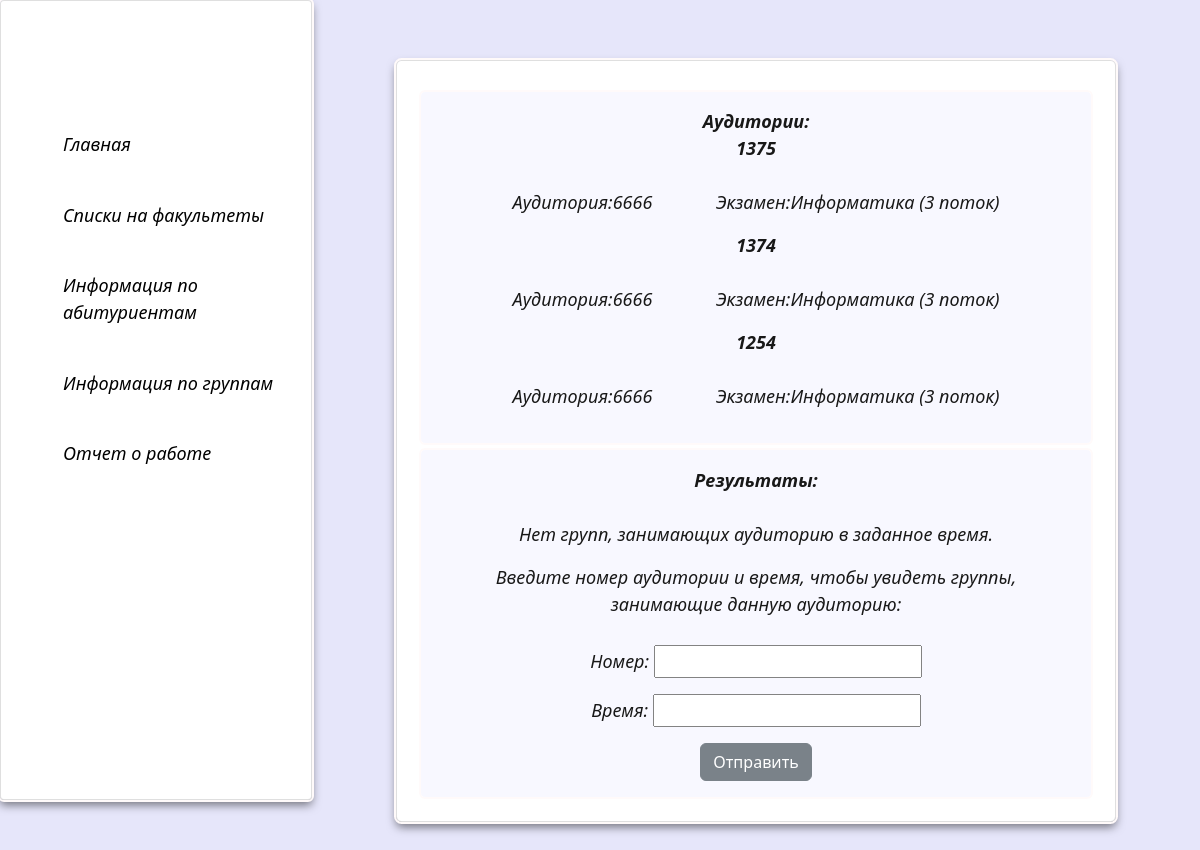
Before: /classrooms with the older database file.
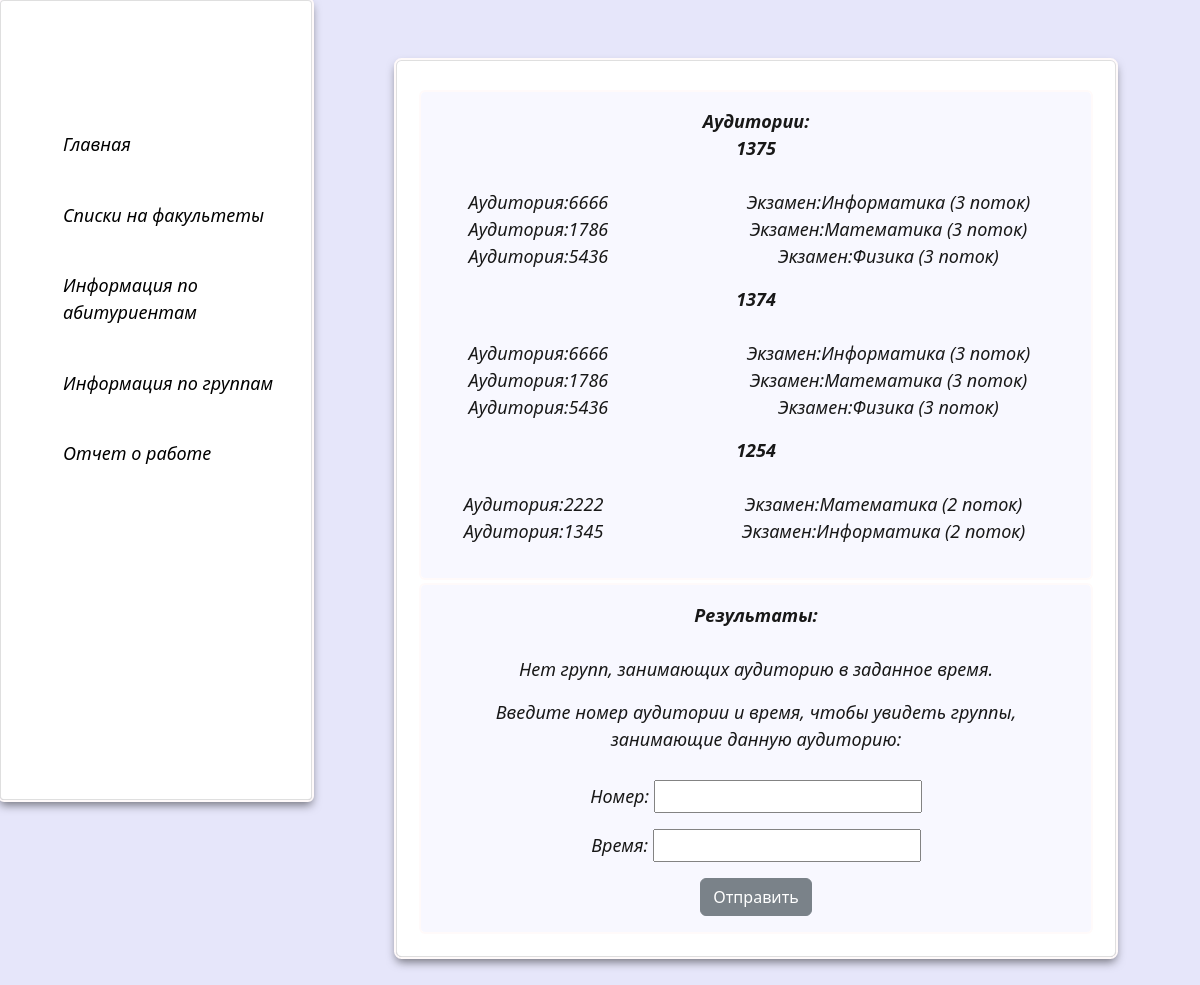
After: the same page with the newer database file.
### main/models.py (models this page shows, shortened)
class group(models.Model):
    group_num = models.PositiveIntegerField('Номер группы')
    flow_id = models.ForeignKey('flow', on_delete=models.PROTECT, default=1, verbose_name='Поток')
    def __str__(self):
        return str(self.group_num)
    class Meta:
        verbose_name = 'Группа'
        verbose_name_plural = 'Группы'

class exam(models.Model):
    subject_id = models.ForeignKey('subject', on_delete=models.PROTECT, default=1, verbose_name='ID предмета')
    flow_id = models.ForeignKey('flow', on_delete=models.PROTECT, default=1, verbose_name='Поток')
    classroom = models.PositiveSmallIntegerField('Аудитория', default=0)
    exam_date = models.DateTimeField('Дата экзамена')
    consult_date = models.DateTimeField('Дата консультации')
    def __str__(self):
        return f'{self.subject_id.name} ({self.flow_id} поток)'
    class Meta:
        verbose_name = 'Экзамен'
        verbose_name_plural = 'Экзамены'

class subject(models.Model):
    name = models.CharField('Название', max_length=50)
    class Meta:
        verbose_name = 'Предмет'
        verbose_name_plural = 'Предметы'

class flow(models.Model):
    flow_num = models.PositiveIntegerField('Номер потока')
    def __str__(self):
        return str(self.flow_num)
    class Meta:
        verbose_name = 'Поток'
        verbose_name_plural = 'Потоки'

### main/views.py (the view)
# urls.py: path('classrooms',views.classrooms,name='classrooms'),
def classrooms(request):
    groups = group.objects.all()
    classrooms = []
    for el in groups:
        classroom = []
        the_exam = exam.objects.filter(flow_id=el.flow_id.id)
        for exam_instance in the_exam:
            room = exam_instance.classroom
            classroom.append(room)
        classrooms.append({'group': el, 'exam': the_exam, 'room':classroom})
    if request.method == 'POST':
        form = GroupForm(request.POST)
        if form.is_valid():
            room_number = form.cleaned_data['room_number']
            time = form.cleaned_data['time']
            time_plus_2_hours = time + timedelta(hours=2)
            groups_all = group.objects.all()
            groups = []
            for el in groups_all:
                exams = exam.objects.filter(flow_id=el.flow_id.id).filter(classroom=room_number).filter(
                    Q(exam_date__gt=time, exam_date__lt=time_plus_2_hours) |
                    Q(consult_date__gt=time, consult_date__lt=time_plus_2_hours))
                if len(exams) > 0:
                    groups.append({'group': el, 'exam_date': exams})
            return render(request, 'main/classrooms.html', {'classrooms': classrooms,'groups': groups, 'form': form})
    else:
        form = GroupForm()
    groups = []
    return render(request, 'main/classrooms.html', {'classrooms': classrooms,'groups': groups, 'form': form})

### main/forms.py
class GroupForm(Form):
    room_number = CharField(max_length=50,label='Номер')
    time = DateTimeField(label='Время')

### main/templates/main/classrooms.html (shortened to what this page needs)
{% extends 'main/sample.html' %}
{% block content%}
<div class="block">
    <b>Аудитории:</b>
 {% for key in classrooms%}
    <b>{{key.group}}</b> <br>
    <div class="data">
        <p>
         {% for room in key.room%}
         Аудитория:{{room}}
        {%endfor%}
     </p>
    <p>
         {% for exam in key.exam%}
        Экзамен:{{exam}}
        {%endfor%}
    </p>
   </div>
{%endfor%}
    </div>
<div class="block">
    <b>Результаты:</b><br>
    {% if groups %}
        <ul style="list-style: none">
            {% for group in groups %}
                <li><p>{{ group.group.group_num }}</p> <p>{{ group.exam_date.exam_date }}</p></li>
            {% endfor %}
        </ul>
    {% else %}
        <p>Нет групп, занимающих аудиторию в заданное время.</p>
    {% endif %}
    Введите номер аудитории и время, чтобы увидеть группы, занимающие данную аудиторию: <br><br>
    <form method="post">
        {{ form.as_p }}
        <button type="submit" class="btn btn-secondary" >Отправить</button>
    </form>
</div>
{% endblock %}

### main/templates/main/sample.html (shortened to what this page needs)
{% load static %}
<!DOCTYPE html>
<html lang="ru">
<head>
    <link rel="stylesheet" href="https://cdn.jsdelivr.net/npm/bootstrap@5.3.2/dist/css/bootstrap.min.css">
    <link rel="stylesheet" href="https://libs.cdnjs.net/font-awesome/6.5.1/css/all.css">
    <link rel="stylesheet" href="{% static 'main/css/major.css' %}">
</head>
<body>
<aside>
  <ul>
    <li><a href="{% url 'home' %}">Главная</a></li>
    <li><a href = "{% url 'faculty' %}">Списки на факультеты</a></li>
    <li><a href="{% url 'marks' %}">Информация по абитуриентам</a></li>
    <li><a href="{% url 'classrooms' %}">Информация по группам</a></li>
    <li><a href="{% url 'report' %}">Отчет о работе</a></li>
  </ul>
</aside>
<main>
{% block content%} {% endblock %}
</main>
</body>
</html>

### main/static/main/css/major.css (style rules this page uses)
body { color:black; margin: 0; z-index: 0; display: flex; background: lavender; font-style: italic; font-size: large; }
aside { outline: 2px solid snow; position: fixed; text-align: left; z-index: 1; margin: 0; float: left; padding: 2.5%; width: 26%; background: white; box-shadow: 0px 5px 10px 0px rgba(0, 0, 0, 0.5); height: 100vh; border: 1px solid rgba(0,0,0,.125); border-radius: 0.25rem; }
aside a { text-decoration: none; color: black; }
aside ul { list-style: none; margin-top: 40%; }
aside ul li { margin-bottom: 20%; font-size: large; transition: all 1s ease-out; }
main { position: relative; width: 60%; z-index: 1; background: white; margin-left: 33%; margin-top: 5%; margin-bottom: 5%; box-shadow: 0 5px 10px 0 rgba(0, 0, 0, 0.5); border: 1px solid rgba(0,0,0,.125); border-radius: 0.35rem; padding: 2%; outline: 2px solid snow; }
.data { display: flex; gap: 10%; flex-direction: row; text-align: center; justify-content: center; }
.block { z-index: 2; display: flex; flex-direction: column; text-align: center; padding: 2.5%; margin-top: 1%; background: ghostwhite; border-radius: 0.25rem; outline: 2px solid snow; opacity: 0.9; }

Changed rows visible on the page:
added exam: subject_id+flow_id "Математика (3 поток)"
added exam: subject_id+flow_id "Физика (3 поток)"
changed group (number 3 of 3 on the later page): gains exam (subject_id+flow_id "Математика (2 поток)"); loses exam (subject_id+flow_id "Информатика (3 поток)")
added exam: subject_id+flow_id "Информатика (2 поток)", shown under group (number 3 of 3 on the later page)
Other visible differences:
new list line: "Аудитория: 1786"
new list line: "Аудитория: 5436"
new list line: "Аудитория: 2222"
new list line: "Аудитория: 1345"
list line gone: "Аудитория: 6666"
